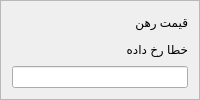
                   <widget class="QFrame" name="mortgagePriceFormFrame">
                    <property name="minimumSize">
                     <size>
                      <width>0</width>
                      <height>0</height>
                     </size>
                    </property>
                    <property name="frameShape">
                     <enum>QFrame::StyledPanel</enum>
                    </property>
                    <property name="frameShadow">
                     <enum>QFrame::Raised</enum>
                    </property>
                    <layout class="QVBoxLayout" name="verticalLayout_66">
                     <item>
                      <widget class="QLabel" name="mortgagePriceFormLbl">
                       <property name="styleSheet">
                        <string notr="true">label</string>
                       </property>
                       <property name="text">
                        <string>قیمت رهن</string>
                       </property>
                       <property name="styleClass" stdset="0">
                        <string>form-label</string>
                       </property>
                      </widget>
                     </item>
                     <item>
                      <widget class="QLabel" name="mortgagePriceFormError">
                       <property name="text">
                        <string>خطا رخ داده</string>
                       </property>
                       <property name="styleClass" stdset="0">
                        <string>form-field-error</string>
                       </property>
                      </widget>
                     </item>
                     <item>
                      <widget class="QLineEdit" name="mortgagePriceFormInpt">
                       <property name="styleClass" stdset="0">
                        <string>form-field</string>
                       </property>
                      </widget>
                     </item>
                    </layout>
                   </widget>
